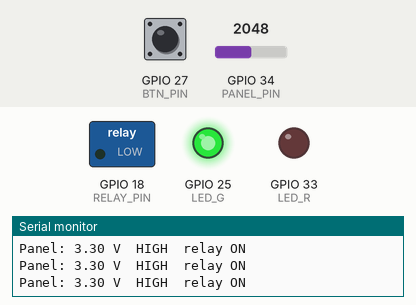
A sketch run on a simulated ESP32. Shown: switched loads named in the sketch (green lamp = pin HIGH), output pins drawn as LEDs (lit = HIGH), the last lines printed to the serial monitor. The inputs (shaded band) are chosen by the test bench; at power-on: GPIO 34 (PANEL_PIN) = 2048, GPIO 27 (BTN_PIN) HIGH.

Above: at 11.2 s.
11.3 s: GPIO 34 (PANEL_PIN) set to 1721
14.3 s: GPIO 34 (PANEL_PIN) set to 1673
At 17.0 s:
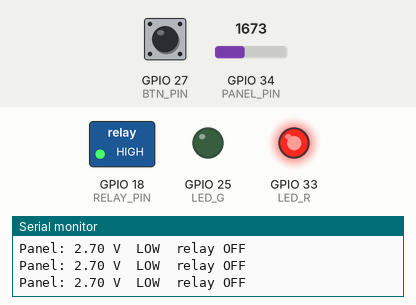
17.3 s: GPIO 27 (BTN_PIN) pulled LOW for 0.15 s
At 18.8 s:
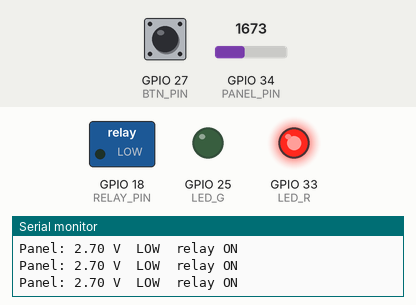
19.1 s: GPIO 27 (BTN_PIN) pulled LOW for 1 s
At 19.8 s:
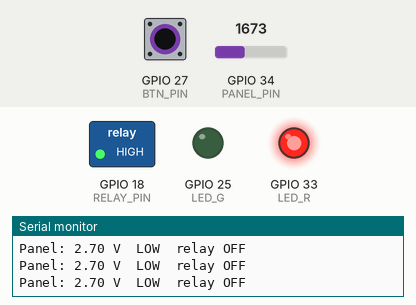
21.6 s: GPIO 27 (BTN_PIN) pulsed LOW 5 times (0.12 s each, 0.3 s apart)
At 23.8 s:
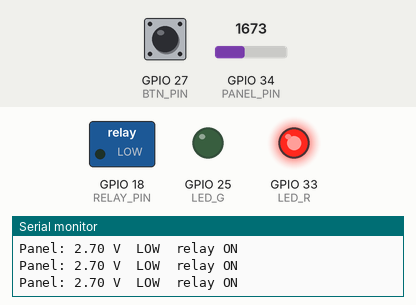
24.6 s: GPIO 27 (BTN_PIN) pulled LOW for 3.2 s
At 25.1 s:
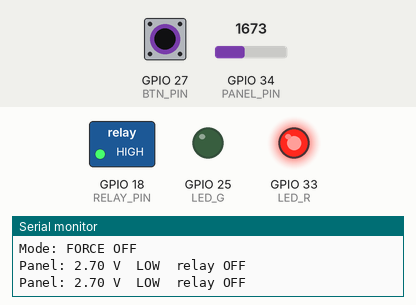
Timing chart, 0 to 27.6 s (numbered marks = the images above; inputs shaded):
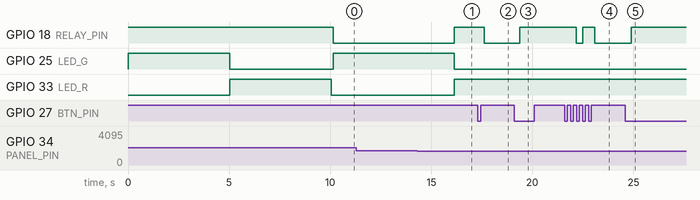

The sketch:

solar_sync_final.ino
```cpp
#include <WiFi.h>
#include <WebServer.h>

// ---------------- Pins ----------------
#define PANEL_PIN 34    // divider midpoint (10k + 10k)
#define LED_G     25    // high sunlight
#define LED_R     33    // low sunlight
#define RELAY_PIN 18    // relay IN
#define BTN_PIN   27    // optional override button (other leg to GND)

// ---------------- Settings ----------------
const bool  RELAY_ACTIVE_LOW = true;
const float DIVIDER_FACTOR   = 2.0;
const float LOAD_WATTS       = 2.5;
const float TARIFF_RS        = 8.0;
const float CO2_KG_PER_KWH   = 0.8;

// ---------------- State ----------------
float smoothV = 0, midV = 3.0, gapV = 0.3;
bool  isHigh = false, relayOn = false;
int   mode = 0;                        // 0 = auto, 1 = force ON, 2 = force OFF
unsigned long loadOnMs = 0, lastHist = 0, lastSample = 0;

const int HIST = 60;
float hist[HIST];
int histIdx = 0;

WebServer server(80);

// ---------------- Helpers ----------------
void setRelay(bool on) {
  relayOn = on;
  digitalWrite(RELAY_PIN, RELAY_ACTIVE_LOW ? !on : on);
}

float readV() {
  long sum = 0;
  for (int i = 0; i < 200; i++) { sum += analogRead(PANEL_PIN); delayMicroseconds(300); }
  float v = (sum / 200.0) * 3.3 / 4095.0 * DIVIDER_FACTOR;
  smoothV = (smoothV == 0) ? v : 0.7 * smoothV + 0.3 * v;
  return smoothV;
}

float calibrate(unsigned long ms) {
  unsigned long start = millis();
  float sum = 0; int n = 0;
  while (millis() - start < ms) { sum += readV(); n++; }
  return sum / n;
}

String advice() {
  float older = hist[(histIdx + HIST - 7) % HIST];   // about 30 s ago
  if (mode == 1) return "Manual override: load forced ON.";
  if (mode == 2) return "Manual override: load forced OFF.";
  if (isHigh && smoothV < older - gapV) return "Sunlight dropping. Finish heavy loads soon.";
  if (isHigh)  return "Strong sunlight. Load running on solar.";
  if (smoothV > older + gapV) return "Sunlight rising. Get ready to run loads.";
  return "Low sunlight. Load off.";
}

void handleData() {
  float kwh = (loadOnMs / 3600000.0) * LOAD_WATTS / 1000.0;
  String j = "{";
  j += "\"v\":" + String(smoothV, 2) + ",";
  j += "\"level\":\"" + String(isHigh ? "HIGH" : "LOW") + "\",";
  j += "\"relay\":" + String(relayOn ? "true" : "false") + ",";
  j += "\"mode\":" + String(mode) + ",";
  j += "\"advice\":\"" + advice() + "\",";
  j += "\"kwh\":" + String(kwh, 4) + ",";
  j += "\"rs\":" + String(kwh * TARIFF_RS, 3) + ",";
  j += "\"co2\":" + String(kwh * CO2_KG_PER_KWH, 4) + ",";
  j += "\"hist\":[";
  for (int i = 0; i < HIST; i++) {
    j += String(hist[(histIdx + i) % HIST], 2);
    if (i < HIST - 1) j += ",";
  }
  j += "]}";
  server.send(200, "application/json", j);
}

const char PAGE[] PROGMEM = R"rawliteral(
<!DOCTYPE html><html><head><meta name="viewport" content="width=device-width,initial-scale=1">
<title>SolarSync</title>
<style>
body{font-family:sans-serif;background:#0f172a;color:#e2e8f0;margin:0;padding:16px;text-align:center}
.card{background:#1e293b;border-radius:12px;padding:14px;margin:10px auto;max-width:420px}
#lvl{font-size:2rem;font-weight:bold}
.HIGH{color:#22c55e}.LOW{color:#ef4444}
canvas{width:100%;height:120px;background:#0f172a;border-radius:8px}
</style></head><body>
<h2>SolarSync</h2>
<div class="card"><div id="lvl">--</div><div id="v"></div><div id="adv"></div>
<div>Load: <b id="rl">--</b></div></div>
<div class="card"><canvas id="c" width="400" height="120"></canvas><small>Panel voltage, last 5 min</small></div>
<div class="card">Solar energy used: <b id="kwh">0</b> kWh<br>Saved: Rs <b id="rs">0</b><br>CO2 avoided: <b id="co2">0</b> kg</div>
<script>
async function tick(){
 try{
 const d=await (await fetch('/data')).json();
 const l=document.getElementById('lvl'); l.textContent=d.level; l.className=d.level;
 document.getElementById('v').textContent=d.v+' V';
 document.getElementById('adv').textContent=d.advice;
 document.getElementById('rl').textContent=d.relay?'ON':'OFF';
 document.getElementById('kwh').textContent=d.kwh;
 document.getElementById('rs').textContent=d.rs;
 document.getElementById('co2').textContent=d.co2;
 const c=document.getElementById('c').getContext('2d'); c.clearRect(0,0,400,120);
 const mn=Math.min(...d.hist), mx=Math.max(...d.hist), r=(mx-mn)||1;
 c.strokeStyle='#38bdf8'; c.beginPath();
 d.hist.forEach((y,i)=>{const px=i*400/59, py=110-((y-mn)/r)*100; i?c.lineTo(px,py):c.moveTo(px,py)});
 c.stroke();
 }catch(e){}
}
setInterval(tick,1500); tick();
</script></body></html>
)rawliteral";

// ---------------- Setup ----------------
void setup() {
  Serial.begin(115200);
  pinMode(RELAY_PIN, OUTPUT);
  setRelay(false);
  pinMode(LED_G, OUTPUT);
  pinMode(LED_R, OUTPUT);
  pinMode(BTN_PIN, INPUT_PULLUP);
  analogSetAttenuation(ADC_11db);

  Serial.println("Step 1: BRIGHT light on the panel (5 s)");
  digitalWrite(LED_G, HIGH);
  float bright = calibrate(5000);
  digitalWrite(LED_G, LOW);

  Serial.println("Step 2: COVER the panel (5 s)");
  digitalWrite(LED_R, HIGH);
  float dark = calibrate(5000);
  digitalWrite(LED_R, LOW);

  if (fabs(bright - dark) >= 0.3) {
    midV = (bright + dark) / 2.0;
    gapV = fabs(bright - dark) * 0.15;
  } else {
    Serial.println("Warning: small difference, using defaults");
  }
  Serial.print("Bright: "); Serial.print(bright, 2);
  Serial.print(" V  Dark: "); Serial.print(dark, 2);
  Serial.print(" V  Threshold: "); Serial.println(midV, 2);

  for (int i = 0; i < HIST; i++) hist[i] = smoothV;

  WiFi.softAP("SolarSync", "solar1234");
  Serial.print("Dashboard: http://");
  Serial.println(WiFi.softAPIP());
  server.on("/", []() { server.send_P(200, "text/html", PAGE); });
  server.on("/data", handleData);
  server.begin();
}

// ---------------- Loop ----------------
void loop() {
  server.handleClient();
  unsigned long now = millis();

  // button: auto -> force ON -> force OFF -> auto
  static bool lastBtn = HIGH;
  bool b = digitalRead(BTN_PIN);
  if (lastBtn == HIGH && b == LOW) {
    mode = (mode + 1) % 3;
    Serial.print("Mode: ");
    Serial.println(mode == 0 ? "AUTO" : mode == 1 ? "FORCE ON" : "FORCE OFF");
    delay(200);
  }
  lastBtn = b;

  if (now - lastSample >= 200) {
    lastSample = now;
    float v = readV();

    if (!isHigh && v > midV + gapV) isHigh = true;
    if (isHigh  && v < midV - gapV) isHigh = false;

    if (mode == 0)      setRelay(isHigh);
    else if (mode == 1) setRelay(true);
    else                setRelay(false);

    digitalWrite(LED_G, isHigh);
    digitalWrite(LED_R, !isHigh);

    if (relayOn) loadOnMs += 200;

    Serial.print("Panel: "); Serial.print(v, 2);
    Serial.print(" V  "); Serial.print(isHigh ? "HIGH" : "LOW");
    Serial.print("  relay "); Serial.println(relayOn ? "ON" : "OFF");
  }

  if (now - lastHist >= 5000) {
    lastHist = now;
    hist[histIdx] = smoothV;
    histIdx = (histIdx + 1) % HIST;
  }
}
```

Measured:
- the behaviour switches between 1674 and 1673 on GPIO 34 (PANEL_PIN) (found by bisection; images 0 and 1)
- after the input at 14.3 s, GPIO 18 (RELAY_PIN), GPIO 33 (LED_R): LOW → HIGH after 1.8 s; GPIO 25 (LED_G): HIGH → LOW after 1.8 s
- after the input at 17.3 s, GPIO 18 (RELAY_PIN): HIGH → LOW after 0.33 s
- after the input at 19.1 s, GPIO 18 (RELAY_PIN): LOW → HIGH after 0.28 s
- after the input at 21.6 s, GPIO 18 (RELAY_PIN): HIGH → LOW after 0.58 s, → HIGH 0.30 s later, → LOW 0.60 s later
- after the input at 24.6 s, GPIO 18 (RELAY_PIN): LOW → HIGH after 0.28 s
